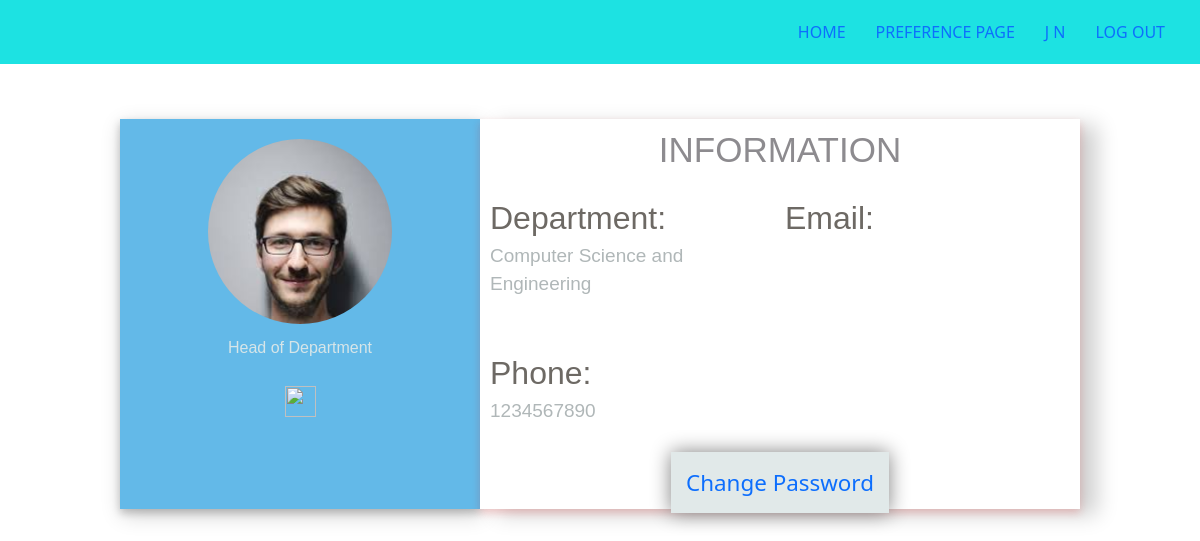
The page /profile/asus/ (signed in) on the database its author committed.
### allocator/models.py (models this page shows, shortened)
class Profile(models.Model):
    user = models.ForeignKey(User,on_delete = models.CASCADE)
    department = models.CharField(max_length=100,choices= department_choices)
    phone_number = models.PositiveIntegerField()
    designation = models.CharField(max_length=100,choices=designation_choices)
    employee_number = models.CharField(unique=True,max_length = 10,null=True,blank=True)

### allocator/views.py (the view)
# urls.py: path('profile/<str:username>/',views.profile_page,name="profile"),
def profile_page(request,username):
	user = User.objects.get(username=username)
	profile = Profile.objects.get(user=user)
	params = {
		'profile':profile,
		'requested_user':user,
	}
	return render(request,'profile.html',params)

### allocator/preprocessor.py (called while the page is built)
def preload_infos(request):
    if request.user.is_authenticated:
        profile = Profile.objects.get(user = request.user)
        return {'profile':profile}
    return {}

### course_allocator/emaillogin.py (called while the page is built)
    def get_user(self, user_id):
        try:
            user = UserModel.objects.get(pk=user_id)
        except UserModel.DoesNotExist:
            return None
        return user if self.user_can_authenticate(user) else None

### templates/profile.html (shortened to what this page needs)
{% extends 'base.html' %}
{% block content %}
<div class="profile">
    <div class="header">
        <div class="profilePic">
        </div>
        <div class="designation">
            {{ profile.get_designation_display }}
        </div>
        <div class="button">
            <a href="#" class="edit"><img src="/84380.svg" alt=""></a>
        </div>
    </div>
    <div class="mid">
        <div class="head">
            INFORMATION
        </div>
        <div class="firstrow">
            <div class="department">
                Department:
                <p class="feed">{{ profile.get_department_display }}</p>
            </div>
            <div class="email">
                Email:
            </div>
        </div>
        <div class="secondrow">
            <div class="phno">
                Phone:
                <p class="feed"> {{profile.phone_number}} </p>
            </div>
        </div>
        <div id="button-container">
            <a href="{% url 'password_change' %}"> Change Password </a>
        </div>
    </div>
</div>
{% endblock %}

### templates/navigation.html
<div class="navigation">
    <a href="{% url 'home' %}">Home </a>
    {% if user.is_authenticated %}
        <a href="{% url 'preference' %}"> Preference Page</a>
        <a href="{% url 'profile' user.username %}"> {{ user.first_name }} {{user.last_name}}</a>
        <a href="{% url 'logout' %}"> Log Out </a>
    {% else %}
        <a href="{% url 'login' %}">Log In </a>
        <a href="{% url 'signup' %}"> Sign Up </a>
    {% endif %}
</div>

### static/css/index.css (style rules this page uses)
* { margin:0; padding:0; }
.navigation { display: flex; justify-content: flex-end; padding:20px; background:rgb(29, 226, 226) }
.navigation>a { margin:0px 15px; text-decoration:none; font-weight:1.3em; text-transform: uppercase; }

### static/css/profile.css (style rules this page uses)
* { box-sizing: border-box; }
body { margin: 0; background-color: rgb(203, 216, 214); }
.profile { display: flex; flex-wrap: nowrap; height: 500px; align-items: center; justify-content: center; }
.profile .header { display: flex; flex-direction: column; align-items: center; width: 30%; height: 78%; background-color: rgb(99, 185, 232); padding: 20px; box-shadow: 0px 4px 8px 0 rgba(0, 0, 0, 0.2), 2px 6px 20px 0 rgba(0, 0, 0, 0.19); }
.profile .mid { display: flex; flex-direction: column; width: 50%; height: 78%; background-color: white; box-shadow: 0 4px 8px 0 rgba(226, 28, 28, 0.2), 17px 6px 20px 0 rgba(0, 0, 0, 0.19); margin: 0px; }
.profile .profilePic { border-radius: 50%; width: 184px; height: 185px; background-image: url("/index.jpg"); background-size: cover; }
.profile .designation { font-family: 'PT Sans', sans-serif; color: rgb(214, 229, 232); }
.profile .button img { margin: 26px; width: 31px; height: 31px; }
.profile .head { width: 100%; height: 15%; font-size: 35px; text-align: center; padding-top: 5px; font-family: 'Oswald', sans-serif; color: rgb(141, 139, 143); }
.profile .firstrow { display: flex; flex-direction: row; width: 100%; height: 44%; font-family: 'Oswald', sans-serif; color: rgb(109, 105, 100); font-size: 32px; padding-left: 10px; padding-top: 16px; }
.profile .department { width: 50%; }
.profile .secondrow { display: flex; flex-direction: row; width: 100%; height: 30%; font-family: 'Oswald', sans-serif; color: rgb(109, 105, 100); font-size: 32px; padding-left: 10px; }
.profile .phno { width: 50%; }
.profile .email { width: 50%; }
.profile .feed { font-family: Arial, Helvetica, sans-serif; color: rgb(176, 183, 184); font-size: 19px; word-wrap: break-word; padding-right: 10px; }

### templates/profile.html (style rules this page uses)
#button-container { text-align: center; }
#button-container a { text-decoration: none; margin:0px 20px; font-size: 1.4em; background:rgb(225, 233, 233); padding:15px; box-shadow:0 0 20px grey; }

### rows shown on the page
Profile: designation "Head of Department", department "Computer Science and Engineering", phone_number "1234567890"

### other values the page prints
{{ user.first_name }} "J"
{{ user.last_name }} "N"
